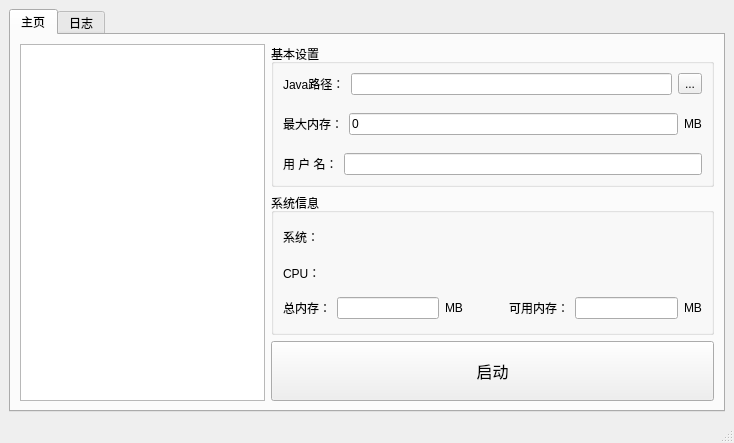
<?xml version="1.0" encoding="UTF-8"?>
<ui version="4.0">
 <class>MainWindow</class>
 <widget class="QMainWindow" name="MainWindow">
  <property name="geometry">
   <rect>
    <x>0</x>
    <y>0</y>
    <width>734</width>
    <height>443</height>
   </rect>
  </property>
  <property name="windowTitle">
   <string>MCLauncher</string>
  </property>
  <widget class="QWidget" name="centralwidget">
   <layout class="QHBoxLayout" name="horizontalLayout">
    <item>
     <widget class="QTabWidget" name="tabWidget">
      <property name="currentIndex">
       <number>0</number>
      </property>
      <widget class="QWidget" name="tab">
       <attribute name="title">
        <string>主页</string>
       </attribute>
       <layout class="QGridLayout" name="gridLayout_2">
        <item row="1" column="1">
         <widget class="QGroupBox" name="groupBox_2">
          <property name="title">
           <string>系统信息</string>
          </property>
          <layout class="QVBoxLayout" name="verticalLayout_3">
           <item>
            <layout class="QHBoxLayout" name="horizontalLayout_6">
             <item>
              <widget class="QLabel" name="label_9">
               <property name="sizePolicy">
                <sizepolicy hsizetype="Fixed" vsizetype="Preferred">
                 <horstretch>0</horstretch>
                 <verstretch>0</verstretch>
                </sizepolicy>
               </property>
               <property name="text">
                <string>系统：</string>
               </property>
              </widget>
             </item>
             <item>
              <widget class="QLabel" name="labelWindowsVersion">
               <property name="text">
                <string/>
               </property>
              </widget>
             </item>
            </layout>
           </item>
           <item>
            <layout class="QHBoxLayout" name="horizontalLayout_7">
             <item>
              <widget class="QLabel" name="label_10">
               <property name="sizePolicy">
                <sizepolicy hsizetype="Fixed" vsizetype="Preferred">
                 <horstretch>0</horstretch>
                 <verstretch>0</verstretch>
                </sizepolicy>
               </property>
               <property name="text">
                <string>CPU：</string>
               </property>
              </widget>
             </item>
             <item>
              <widget class="QLabel" name="labelCPU">
               <property name="text">
                <string/>
               </property>
              </widget>
             </item>
            </layout>
           </item>
           <item>
            <layout class="QHBoxLayout" name="horizontalLayout_5">
             <item>
              <widget class="QLabel" name="label_5">
               <property name="text">
                <string>总内存：</string>
               </property>
              </widget>
             </item>
             <item>
              <widget class="QLineEdit" name="lineEditTotalMemory">
               <property name="readOnly">
                <bool>true</bool>
               </property>
              </widget>
             </item>
             <item>
              <widget class="QLabel" name="label_7">
               <property name="sizePolicy">
                <sizepolicy hsizetype="Fixed" vsizetype="Preferred">
                 <horstretch>0</horstretch>
                 <verstretch>0</verstretch>
                </sizepolicy>
               </property>
               <property name="text">
                <string>MB</string>
               </property>
              </widget>
             </item>
             <item>
              <spacer name="horizontalSpacer">
               <property name="orientation">
                <enum>Qt::Horizontal</enum>
               </property>
               <property name="sizeType">
                <enum>QSizePolicy::Fixed</enum>
               </property>
               <property name="sizeHint" stdset="0">
                <size>
                 <width>40</width>
                 <height>20</height>
                </size>
               </property>
              </spacer>
             </item>
             <item>
              <widget class="QLabel" name="label_6">
               <property name="text">
                <string>可用内存：</string>
               </property>
              </widget>
             </item>
             <item>
              <widget class="QLineEdit" name="lineEditAvailableMemory">
               <property name="readOnly">
                <bool>true</bool>
               </property>
              </widget>
             </item>
             <item>
              <widget class="QLabel" name="label">
               <property name="sizePolicy">
                <sizepolicy hsizetype="Fixed" vsizetype="Preferred">
                 <horstretch>0</horstretch>
                 <verstretch>0</verstretch>
                </sizepolicy>
               </property>
               <property name="text">
                <string>MB</string>
               </property>
               <property name="alignment">
                <set>Qt::AlignCenter</set>
               </property>
              </widget>
             </item>
            </layout>
           </item>
          </layout>
         </widget>
        </item>
        <item row="0" column="0" rowspan="3">
         <widget class="QListWidget" name="listVersion">
          <property name="sizePolicy">
           <sizepolicy hsizetype="Expanding" vsizetype="Expanding">
            <horstretch>0</horstretch>
            <verstretch>0</verstretch>
           </sizepolicy>
          </property>
          <property name="minimumSize">
           <size>
            <width>0</width>
            <height>0</height>
           </size>
          </property>
         </widget>
        </item>
        <item row="2" column="1">
         <widget class="QPushButton" name="btnStart">
          <property name="minimumSize">
           <size>
            <width>0</width>
            <height>60</height>
           </size>
          </property>
          <property name="font">
           <font>
            <family>Microsoft YaHei</family>
            <pointsize>12</pointsize>
           </font>
          </property>
          <property name="text">
           <string>启动</string>
          </property>
          <property name="icon">
           <iconset resource="res.qrc">
            <normaloff>:/images/start.png</normaloff>:/images/start.png</iconset>
          </property>
          <property name="iconSize">
           <size>
            <width>32</width>
            <height>32</height>
           </size>
          </property>
         </widget>
        </item>
        <item row="0" column="1">
         <widget class="QGroupBox" name="groupBox">
          <property name="title">
           <string>基本设置</string>
          </property>
          <layout class="QVBoxLayout" name="verticalLayout_2">
           <item>
            <layout class="QHBoxLayout" name="horizontalLayout_2">
             <item>
              <widget class="QLabel" name="label_4">
               <property name="text">
                <string>Java路径：</string>
               </property>
              </widget>
             </item>
             <item>
              <widget class="QLineEdit" name="lineEditJavaPath">
               <property name="text">
                <string/>
               </property>
              </widget>
             </item>
             <item>
              <widget class="QToolButton" name="toolBtnChooseJavaPath">
               <property name="sizePolicy">
                <sizepolicy hsizetype="Fixed" vsizetype="Fixed">
                 <horstretch>0</horstretch>
                 <verstretch>0</verstretch>
                </sizepolicy>
               </property>
               <property name="minimumSize">
                <size>
                 <width>0</width>
                 <height>20</height>
                </size>
               </property>
               <property name="text">
                <string>...</string>
               </property>
              </widget>
             </item>
            </layout>
           </item>
           <item>
            <layout class="QHBoxLayout" name="horizontalLayout_3">
             <item>
              <widget class="QLabel" name="label_2">
               <property name="text">
                <string>最大内存：</string>
               </property>
              </widget>
             </item>
             <item>
              <widget class="QLineEdit" name="lineEditMaxMemory">
               <property name="text">
                <string>0</string>
               </property>
              </widget>
             </item>
             <item>
              <widget class="QLabel" name="label_8">
               <property name="text">
                <string>MB</string>
               </property>
              </widget>
             </item>
            </layout>
           </item>
           <item>
            <layout class="QHBoxLayout" name="horizontalLayout_4">
             <item>
              <widget class="QLabel" name="label_3">
               <property name="text">
                <string>用 户 名：</string>
               </property>
              </widget>
             </item>
             <item>
              <widget class="QLineEdit" name="lineEditUserName">
               <property name="text">
                <string/>
               </property>
              </widget>
             </item>
            </layout>
           </item>
          </layout>
         </widget>
        </item>
       </layout>
      </widget>
      <widget class="QWidget" name="tabLog">
       <attribute name="title">
        <string>日志</string>
       </attribute>
       <layout class="QVBoxLayout" name="verticalLayout">
        <property name="leftMargin">
         <number>0</number>
        </property>
        <property name="topMargin">
         <number>0</number>
        </property>
        <property name="rightMargin">
         <number>0</number>
        </property>
        <property name="bottomMargin">
         <number>0</number>
        </property>
        <item>
         <widget class="QTextEdit" name="textEditLog"/>
        </item>
       </layout>
      </widget>
     </widget>
    </item>
   </layout>
  </widget>
  <widget class="QMenuBar" name="menubar">
   <property name="geometry">
    <rect>
     <x>0</x>
     <y>0</y>
     <width>734</width>
     <height>23</height>
    </rect>
   </property>
  </widget>
  <widget class="QStatusBar" name="statusbar"/>
 </widget>
 <resources>
  <include location="res.qrc"/>
 </resources>
 <connections/>
</ui>
